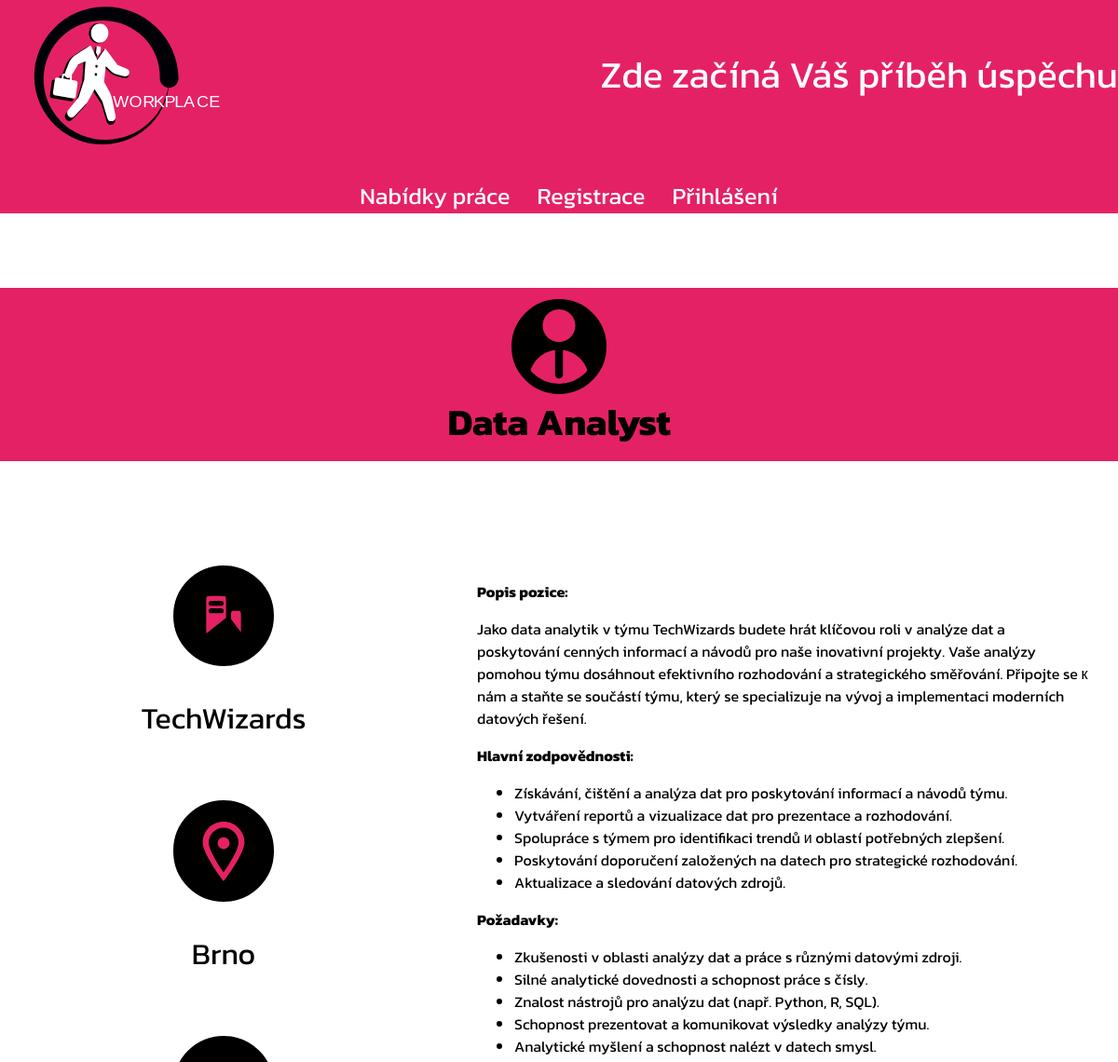
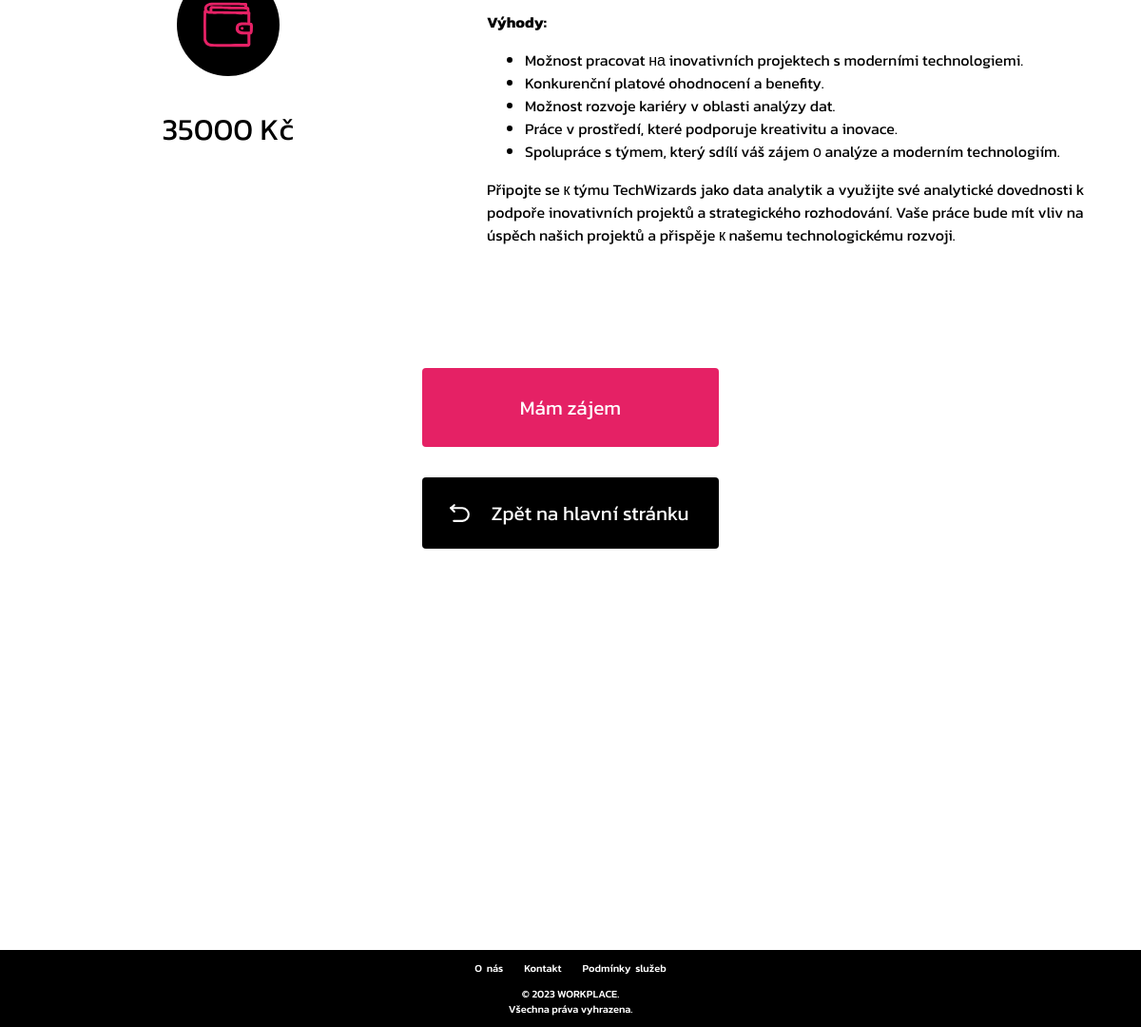
The app's page /detail-pozice/data-analyst/ with its own data (2 pictures, top to bottom).
### workplace_web/models.py (models this page shows, shortened)
class SlugNazevModel(models.Model):
    nazev = models.CharField(max_length=100)
    slug = models.SlugField(max_length=100, blank=True)
    class Meta:
        abstract = True
    def __str__(self):
        return self.nazev

class PracovniPozice(SlugNazevModel):
    mzda = models.CharField(max_length=200, blank=True, null=True)
    popis = RichTextField()
    firma = models.ForeignKey(Firma, on_delete=models.PROTECT, blank=True, null=True)
    datum_tvorby = models.DateTimeField(auto_now_add=True)
    misto_prace = models.CharField(max_length=100, blank=True, null=True)

class Firma(SlugNazevModel):
    popis = models.TextField(blank=True, null=True)
    email = models.CharField(max_length=200, blank=True, null=True)
    phone_number = models.CharField(max_length=200, blank=True, null=True)

### workplace_web/views.py (the view)
# urls.py: path('detail-pozice/<slug>/', views.detail_pozice, name='detail_pozice'),
def detail_pozice(request, slug):
    pozice =  get_object_or_404(PracovniPozice, slug=slug)
    return render(request, 'detail_pozice.html', {'pozice': pozice})

### workplace_web/templates/detail_pozice.html (shortened to what this page needs)
{% extends "layout.html" %}
{% load static %}
{% block detail_pozice %}
<h1 class="detail_pozice_title"> <img id="employee_svg" src="{% static 'svg/employee.svg' %}" alt=""> {{ pozice.nazev }} </h1>
<div class="detail_pozice_main">
    <div class="detail_content">
        <div class="left_side_detail_pozice_content">
            <div class="firma">
                <img id="building_svg" src="{% static 'svg/building.svg' %}" alt="">
                <p> {{ pozice.firma }}</p>
            </div>
            <div class="misto_prace">
                <img id="pin_svg" src="{% static 'svg/pin.svg' %}" alt="">
                <p>  {{pozice.misto_prace}} </p>
            </div>
            <div class="mzda">
                <img id="pay_svg" src="{% static 'svg/pay.svg' %}" alt="">
                <p> {{ pozice.mzda }}</p>
            </div>
        </div>
        <div class="right_side_detail_pozice_content">
            <div class="popis_pozice">
                <p id="popis_pozice"> {{ pozice.popis|safe }} </p>
            </div>
        </div>
    </div>
</div>
<div class="detail_pozice_btns_container">
    <div class="buttom_mam_zajem">
        <button id="myBtn" class="zajem_button">Mám zájem</button>
    </div>
    <div class="zpet_button_container">
        <button class="zpet_button"> <img id="return_svg" src="{% static 'svg/return.svg' %}" alt=""><a href="{% url 'homepage' %}">Zpět na hlavní stránku</a></button>
    </div>
</div>
<div class="space" style= 'min-height: 50%;'></div>
{% endblock  %}

### workplace_web/static/css/index.css (style rules this page uses)
:root { --nav-font: 'Kanit', sans-serif; }
.space { margin-top: 0; }

### workplace_web/static/css/detail_pozice.css (style rules this page uses)
:root { --nav-font: 'Kanit', sans-serif; }
.detail_pozice_title { font-family: var(--nav-font); text-align: center; background-color: #e52165; font-size: 2.5em; color: white; margin: 2em 0em 2em 0em; padding: .3em 0em .3em 0em; display: flex; flex-direction: column; align-items: center; justify-content: center; color: black; }
#employee_svg { width: 2em; height: 2em; border: 3px solid black; padding: .2em; border-radius: 50%; background-color: black; }
.detail_pozice_main { margin: 0em 0em 5em 0em; justify-content: center; height: auto; display: flex; align-items: center; }
.detail_content { display: flex; justify-content: center; text-align: center; font-family: var(--nav-font); width: 100%; }
.left_side_detail_pozice_content { width: 40%; }
.right_side_detail_pozice_content { width: 60%; }
.left_side_detail_pozice_content p { width: 100%; text-align: center; font-size: 2em; }
.popis_pozice p { text-align: left; font-size: 1em; }
.firma, .misto_prace, .mzda { display: flex; flex-direction: column; align-items: center; width: 100%; margin-top: 2em; }
#building_svg, #pin_svg ,#pay_svg { border: 3px solid black; padding: 1.2em; border-radius: 50%; background-color: black; width: 4em; height: 4em; }
.popis_pozice { padding: 2em; text-align: justify; }
#return_svg { margin-left: 1em; height: 1.2em; width: 1.2em; }
.buttom_mam_zajem { width: 100%; display: flex; justify-content: space-around; }
.zajem_button { cursor: pointer; display: inline-block; padding: 0px 20px; font-size: 1.3em; background-color: #e52165; color: #fff; text-align: center; text-decoration: none; border: none; width: 20em; border-radius: 4px; padding: 1em 1em 1em 1em; }
.zpet_button_container { display: flex; justify-content: center; }
.zpet_button { display: flex; align-items: center; font-size: 1.3em; background-color: black; color: #fff; text-align: center; text-decoration: none; border: none; width: 15em; border-radius: 4px; transition: transform 0.3s ease; }
.zpet_button a { text-decoration: none; font-family: var(--nav-font); color: white; padding: 1em 1em 1em 1em; }
.detail_pozice_btns_container { display: flex; flex-direction: column; gap: 2em; width: 100%; }

### workplace_web/static/css/navbar.css (style rules this page uses)
:root { --nav-font: 'Kanit', sans-serif; }

### workplace_web/static/css/footer.css (style rules this page uses)
:root { --nav-font: 'Kanit', sans-serif; }

### workplace_web/static/css/vytvorit_pracovni_pozici.css (style rules this page uses)
:root { --nav-font: 'Kanit', sans-serif; }
#return_svg { margin-left: 1em; height: 1.2em; width: 1.2em; }

### workplace_web/static/css/succeses_page_form.css (style rules this page uses)
:root { --nav-font: 'Kanit', sans-serif; }

### workplace_web/static/css/register.css (style rules this page uses)
:root { --nav-font: 'Kanit', sans-serif; }

### workplace_web/static/css/login.css (style rules this page uses)
:root { --nav-font: 'Kanit', sans-serif; }

### workplace_web/templates/layout.html (style rules this page uses)
body,html { margin: 0; height: 100%; }

### workplace_web/templates/detail_pozice.html (style rules this page uses)
:root { --nav-font: 'Kanit', sans-serif; }
#myBtn { align-items: center; font-size: 1.3em; font-family: var(--nav-font); background-color: #e52165; color: #fff; text-align: center; text-decoration: none; border: none; width: 15em; height: 4em; border-radius: 4px; transition: background-color 0.3s ease, transform 0.3s ease; }

### records on screen
PracovniPozice: nazev "Data Analyst", firma "TechWizards", misto_prace "Brno", mzda "35000 Kč", popis "Popis pozice: Jako data analytik v týmu TechWizards budete hrát klíčovou roli v analýze dat a poskytování cenných informací a návodů pro naše inovativní projekty. Vaše analýzy pomohou týmu dosáhnout efektivního rozhodování a strategického směřování. Připojte se к nám a staňte se součástí týmu, který se specializuje na vývoj a implementaci moderních datových řešení. Hlavní zodpovědnosti: Získávání, čištění a analýza dat pro poskytování informací a návodů týmu. Vytváření reportů a vizualizace dat pro prezentace a rozhodování. Spolupráce s týmem pro identifikaci trendů и oblastí potřebných zlepšení. Poskytování doporučení založených na datech pro strategické rozhodování. Aktualizace a…"
